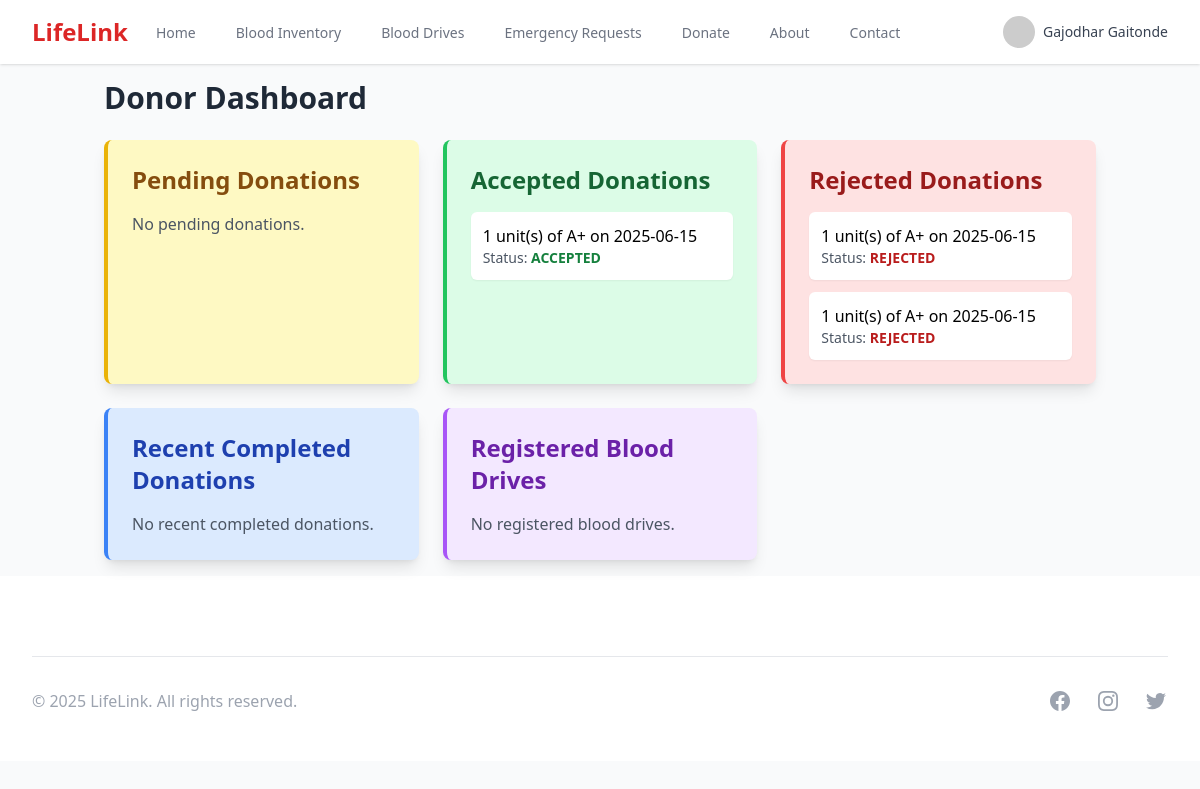
The app's page /dashboard (signed in) with its own data.
### app/models/user.py (models this page shows, shortened)
class User(UserMixin, db.Model):
    id = db.Column(db.Integer, primary_key=True)
    email = db.Column(db.String(120), unique=True, nullable=False)
    password_hash = db.Column(db.String(128))
    first_name = db.Column(db.String(64))
    last_name = db.Column(db.String(64))
    phone = db.Column(db.String(20))
    address = db.Column(db.String(200))
    user_type = db.Column(db.String(20))  # donor, hospital, blood_bank
    created_at = db.Column(db.DateTime, default=datetime.utcnow)
    is_active = db.Column(db.Boolean, default=True)
    updated_at = db.Column(db.DateTime, default=datetime.utcnow, onupdate=datetime.utcnow)
    __mapper_args__ = {
        'polymorphic_identity': 'user',
        'polymorphic_on': user_type
    }

### app/models/blood.py (models this page shows, shortened)
class Donation(db.Model):
    id = db.Column(db.Integer, primary_key=True)
    donor_id = db.Column(db.Integer, db.ForeignKey('donor.id', name='fk_donation_donor_id'), nullable=False)
    request_id = db.Column(db.Integer, db.ForeignKey('blood_request.id', name='fk_donation_request_id'))
    blood_type = db.Column(db.String(5), nullable=False)
    units = db.Column(db.Integer, default=1)
    status = db.Column(db.String(20), default='PENDING')  # PENDING, ACCEPTED, REJECTED, COMPLETED, CANCELLED
    donation_date = db.Column(db.DateTime)
    admin_notes = db.Column(db.Text, nullable=True)
    notes = db.Column(db.Text, nullable=True)
    created_at = db.Column(db.DateTime, default=datetime.utcnow)
    updated_at = db.Column(db.DateTime, default=datetime.utcnow, onupdate=datetime.utcnow)
    donor = db.relationship('Donor', backref=db.backref('donations', lazy=True))

### app/routes/main.py (the view, shortened to what this page needs)
@bp.route('/dashboard')
@login_required
def dashboard():
    if current_user.user_type == 'admin':
        return redirect(url_for('admin.dashboard'))
    elif current_user.user_type == 'donor':
        pending_donations = Donation.query.filter(
            Donation.donor_id == current_user.id,
            Donation.status == 'PENDING'
        ).order_by(Donation.created_at.desc()).all()
        accepted_donations = Donation.query.filter(
            Donation.donor_id == current_user.id,
            Donation.status == 'ACCEPTED'
        ).order_by(Donation.donation_date.desc()).all()
        rejected_donations = Donation.query.filter(
            Donation.donor_id == current_user.id,
            Donation.status == 'REJECTED'
        ).order_by(Donation.created_at.desc()).all()
        recent_completed_donations = Donation.query.filter_by(
            donor_id=current_user.id,
            status='COMPLETED'
        ).order_by(Donation.donation_date.desc()).limit(5).all()
        registered_drives = BloodDrive.query.join(DriveRegistration).filter(
            DriveRegistration.donor_id == current_user.id
        ).order_by(BloodDrive.start_date.desc()).all()
        return render_template('main/donor_dashboard.html',
                               pending_donations=pending_donations,
                               accepted_donations=accepted_donations,
                               rejected_donations=rejected_donations,
                               recent_completed_donations=recent_completed_donations,
                               registered_drives=registered_drives)
    else:
        return redirect(url_for('main.index'))

### app/models/user.py (called while the page is built)
@login_manager.user_loader
def load_user(id):
    return User.query.get(int(id))

### app/templates/main/donor_dashboard.html (shortened to what this page needs)
{% extends "base.html" %}
{% block content %}
<div class="container mx-auto p-4">
    <h1 class="text-3xl font-bold mb-6 text-gray-800">Donor Dashboard</h1>
    <div class="grid grid-cols-1 md:grid-cols-2 lg:grid-cols-3 gap-6">
        <div class="bg-yellow-100 shadow-lg rounded-lg p-6 border-l-4 border-yellow-500">
            <h2 class="text-2xl font-semibold mb-4 text-yellow-800">Pending Donations</h2>
            {% if pending_donations %}
            <ul class="space-y-3">
                {% for donation in pending_donations %}
                <li class="bg-white p-3 rounded-md shadow-sm">
                    <p class="font-medium">{{ donation.units }} unit(s) of {{ donation.blood_type }} on {{ donation.donation_date.strftime('%Y-%m-%d') }}</p>
                    <p class="text-sm text-gray-600">Status: <span class="font-semibold text-yellow-700">{{ donation.status }}</span></p>
                    {% if donation.admin_notes %}
                    <p class="text-sm text-gray-500">Admin Notes: {{ donation.admin_notes }}</p>
                    {% endif %}
                </li>
                {% endfor %}
            </ul>
            {% else %}
            <p class="text-gray-600">No pending donations.</p>
            {% endif %}
        </div>
        <div class="bg-green-100 shadow-lg rounded-lg p-6 border-l-4 border-green-500">
            <h2 class="text-2xl font-semibold mb-4 text-green-800">Accepted Donations</h2>
            {% if accepted_donations %}
            <ul class="space-y-3">
                {% for donation in accepted_donations %}
                <li class="bg-white p-3 rounded-md shadow-sm">
                    <p class="font-medium">{{ donation.units }} unit(s) of {{ donation.blood_type }} on {{ donation.donation_date.strftime('%Y-%m-%d') }}</p>
                    <p class="text-sm text-gray-600">Status: <span class="font-semibold text-green-700">{{ donation.status }}</span></p>
                </li>
                {% endfor %}
            </ul>
            {% else %}
            <p class="text-gray-600">No accepted donations.</p>
            {% endif %}
        </div>
        <div class="bg-red-100 shadow-lg rounded-lg p-6 border-l-4 border-red-500">
            <h2 class="text-2xl font-semibold mb-4 text-red-800">Rejected Donations</h2>
            {% if rejected_donations %}
            <ul class="space-y-3">
                {% for donation in rejected_donations %}
                <li class="bg-white p-3 rounded-md shadow-sm">
                    <p class="font-medium">{{ donation.units }} unit(s) of {{ donation.blood_type }} on {{ donation.donation_date.strftime('%Y-%m-%d') }}</p>
                    <p class="text-sm text-gray-600">Status: <span class="font-semibold text-red-700">{{ donation.status }}</span></p>
                </li>
                {% endfor %}
            </ul>
            {% else %}
            <p class="text-gray-600">No rejected donations.</p>
            {% endif %}
        </div>
        <div class="bg-blue-100 shadow-lg rounded-lg p-6 border-l-4 border-blue-500">
            <h2 class="text-2xl font-semibold mb-4 text-blue-800">Recent Completed Donations</h2>
            {% if recent_completed_donations %}
            <ul class="space-y-3">
                {% for donation in recent_completed_donations %}
                <li class="bg-white p-3 rounded-md shadow-sm">
                    <p class="font-medium">{{ donation.units }} unit(s) of {{ donation.blood_type }} on {{ donation.donation_date.strftime('%Y-%m-%d') }}</p>
                    <p class="text-sm text-gray-600">Status: <span class="font-semibold text-blue-700">{{ donation.status }}</span></p>
                    {% if donation.admin_notes %}
                    <p class="text-sm text-gray-500">Admin Notes: {{ donation.admin_notes }}</p>
                    {% endif %}
                </li>
                {% endfor %}
            </ul>
            {% else %}
            <p class="text-gray-600">No recent completed donations.</p>
            {% endif %}
        </div>
        <div class="bg-purple-100 shadow-lg rounded-lg p-6 border-l-4 border-purple-500">
            <h2 class="text-2xl font-semibold mb-4 text-purple-800">Registered Blood Drives</h2>
            {% if registered_drives %}
            <ul class="space-y-3">
                {% for registration in registered_drives %}
                <li class="bg-white p-3 rounded-md shadow-sm">
                    <p class="font-medium"><a href="{{ url_for('main.blood_drive_detail', id=registration.drive.id) }}" class="text-purple-600 hover:underline">{{ registration.drive.title }}</a></p>
                    <p class="text-sm text-gray-600">Location: {{ registration.drive.location }}</p>
                    <p class="text-sm text-gray-600">Date: {{ registration.drive.start_date.strftime('%Y-%m-%d') }}</p>
                </li>
                {% endfor %}
            </ul>
            {% else %}
            <p class="text-gray-600">No registered blood drives.</p>
            {% endif %}
        </div>
    </div>
</div>
{% endblock %}

### app/templates/base.html (shortened to what this page needs)
<!DOCTYPE html>
<html lang="en">
<head>
    <script src="https://cdn.tailwindcss.com"></script>
</head>
<body class="min-h-screen bg-gray-50">
    <nav class="bg-white shadow" x-data="{ open: false }">
        <div class="max-w-7xl mx-auto px-4 sm:px-6 lg:px-8">
            <div class="flex justify-between h-16">
                <div class="flex">
                    <div class="flex-shrink-0 flex items-center">
                        <a href="{{ url_for('main.index') }}" class="text-2xl font-bold text-red-600">
                            LifeLink
                        </a>
                    </div>
                    <div class="hidden sm:ml-6 sm:flex sm:space-x-8">
                        <a href="{{ url_for('main.index') }}" class="{% if request.endpoint == 'main.index' %}border-red-500 text-red-700{% else %}border-transparent text-gray-500 hover:border-red-500 hover:text-gray-700{% endif %} inline-flex items-center px-1 pt-1 border-b-2 text-sm font-medium">
                            Home
                        </a>
                        <a href="{{ url_for('main.blood_inventory') }}" class="{% if request.endpoint == 'main.blood_inventory' %}border-red-500 text-red-700{% else %}border-transparent text-gray-500 hover:border-red-500 hover:text-gray-700{% endif %} inline-flex items-center px-1 pt-1 border-b-2 text-sm font-medium">
                            Blood Inventory
                        </a>
                        <a href="{{ url_for('main.blood_drives') }}" class="{% if request.endpoint == 'main.blood_drives' %}border-red-500 text-red-700{% else %}border-transparent text-gray-500 hover:border-red-500 hover:text-gray-700{% endif %} inline-flex items-center px-1 pt-1 border-b-2 text-sm font-medium">
                            Blood Drives
                        </a>
                        {% if current_user.is_authenticated %}
                        <a href="{{ url_for('main.emergency_requests') }}" class="{% if request.endpoint == 'main.emergency_requests' %}border-red-500 text-red-700{% else %}border-transparent text-gray-500 hover:border-red-500 hover:text-gray-700{% endif %} inline-flex items-center px-1 pt-1 border-b-2 text-sm font-medium">
                            Emergency Requests
                        </a>
                        {% endif %}
                        {% if current_user.is_authenticated and current_user.user_type == 'donor' %}
                        <a href="{{ url_for('main.donate') }}" class="{% if request.endpoint == 'main.donate' %}border-red-500 text-red-700{% else %}border-transparent text-gray-500 hover:border-red-500 hover:text-gray-700{% endif %} inline-flex items-center px-1 pt-1 border-b-2 text-sm font-medium">
                            Donate
                        </a>
                        {% endif %}
                        {% if not current_user.is_authenticated or current_user.user_type != 'admin' %}
                        <a href="{{ url_for('main.about') }}" class="{% if request.endpoint == 'main.about' %}border-red-500 text-red-700{% else %}border-transparent text-gray-500 hover:border-red-500 hover:text-gray-700{% endif %} inline-flex items-center px-1 pt-1 border-b-2 text-sm font-medium">
                            About
                        </a>
                        <a href="{{ url_for('main.contact') }}" class="{% if request.endpoint == 'main.contact' %}border-red-500 text-red-700{% else %}border-transparent text-gray-500 hover:border-red-500 hover:text-gray-700{% endif %} inline-flex items-center px-1 pt-1 border-b-2 text-sm font-medium">
                            Contact
                        </a>
                        {% endif %}
                    </div>
                </div>
                <div class="hidden sm:ml-6 sm:flex sm:items-center">
                    {% if current_user.is_authenticated %}
                    <div x-data="{ open: false }" @click.away="open = false" class="relative">
                        <button @click="open = !open" type="button" class="max-w-xs bg-white flex items-center text-sm rounded-full focus:outline-none focus:ring-2 focus:ring-red-500" id="user-menu-button" aria-expanded="false" aria-haspopup="true">
                            <img class="h-8 w-8 rounded-full" src="https://ui-avatars.com/api/?name={{ current_user.first_name }}+{{ current_user.last_name }}&background=random" alt="Profile">
                            <span class="ml-2 text-gray-700 font-medium">{{ current_user.first_name }} {{current_user.last_name}}</span>
                        </button>
                    </div>
                    {% endif %}
                </div>
            </div>
        </div>
    </nav>
    <main>
        {% block content %}{% endblock %}
    </main>
    <footer class="bg-white">
        <div class="max-w-7xl mx-auto py-12 px-4 sm:px-6 lg:px-8">
            <div class="mt-8 border-t border-gray-200 pt-8 md:flex md:items-center md:justify-between">
                <div class="flex space-x-6 md:order-2">
                    <a href="#" class="text-gray-400 hover:text-gray-500">
                    </a>
                    <a href="#" class="text-gray-400 hover:text-gray-500">
                    </a>
                    <a href="#" class="text-gray-400 hover:text-gray-500">
                    </a>
                </div>
                <p class="mt-8 text-base text-gray-400 md:mt-0 md:order-1">
                    &copy; 2025 LifeLink. All rights reserved.
                </p>
            </div>
        </div>
    </footer>
</body>
</html>

### records on screen
User: first_name "Gajodhar", last_name "Gaitonde"
Donation: units "1", blood_type "A+", donation_date "2025-06-15", status "ACCEPTED"
Donation: units "1", blood_type "A+", donation_date "2025-06-15", status "REJECTED"
Donation: units "1", blood_type "A+", donation_date "2025-06-15", status "REJECTED"
